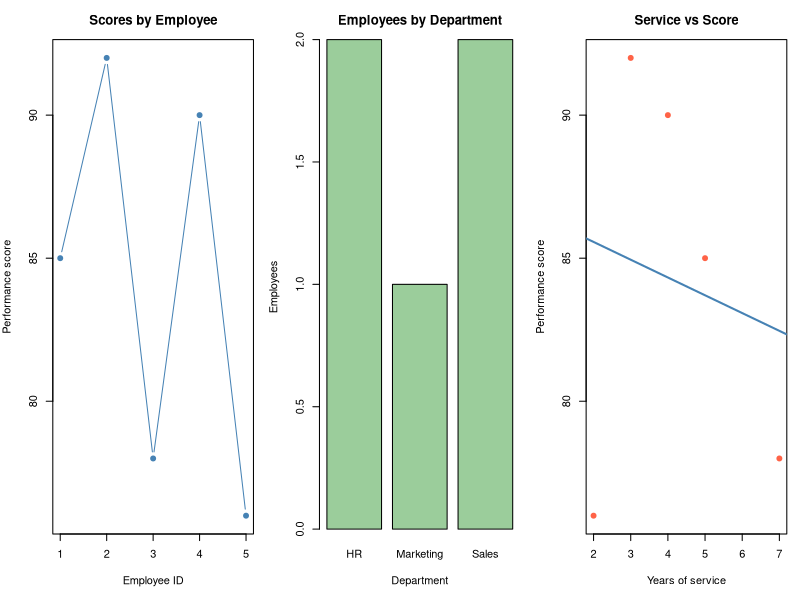

Here is the R script that generated this plot:
# Set 3: Employee Performance Evaluation
employees <- data.frame(id = 1:5, department = c("Sales", "HR", "Marketing", "Sales", "HR"), years = c(5, 3, 7, 4, 2), score = c(85, 92, 78, 90, 76))
old <- par(mfrow = c(1, 3), mar = c(5, 4, 3, 1))
plot(employees$id, employees$score, type = "b", pch = 19, xaxt = "n", xlab = "Employee ID", ylab = "Performance score", main = "Scores by Employee", col = "steelblue")
axis(1, at = employees$id, labels = employees$id)
barplot(table(employees$department), xlab = "Department", ylab = "Employees", main = "Employees by Department", col = "darkseagreen3")
plot(employees$years, employees$score, pch = 19, xlab = "Years of service", ylab = "Performance score", main = "Service vs Score", col = "tomato")
abline(lm(score ~ years, data = employees), col = "steelblue", lwd = 2)
par(old)
cat("Insight: the five observations do not show a clear positive relationship between years of service and score. Employee ID is used as the available ordering for the score plot.\n")
print(aggregate(score ~ department, employees, mean))
